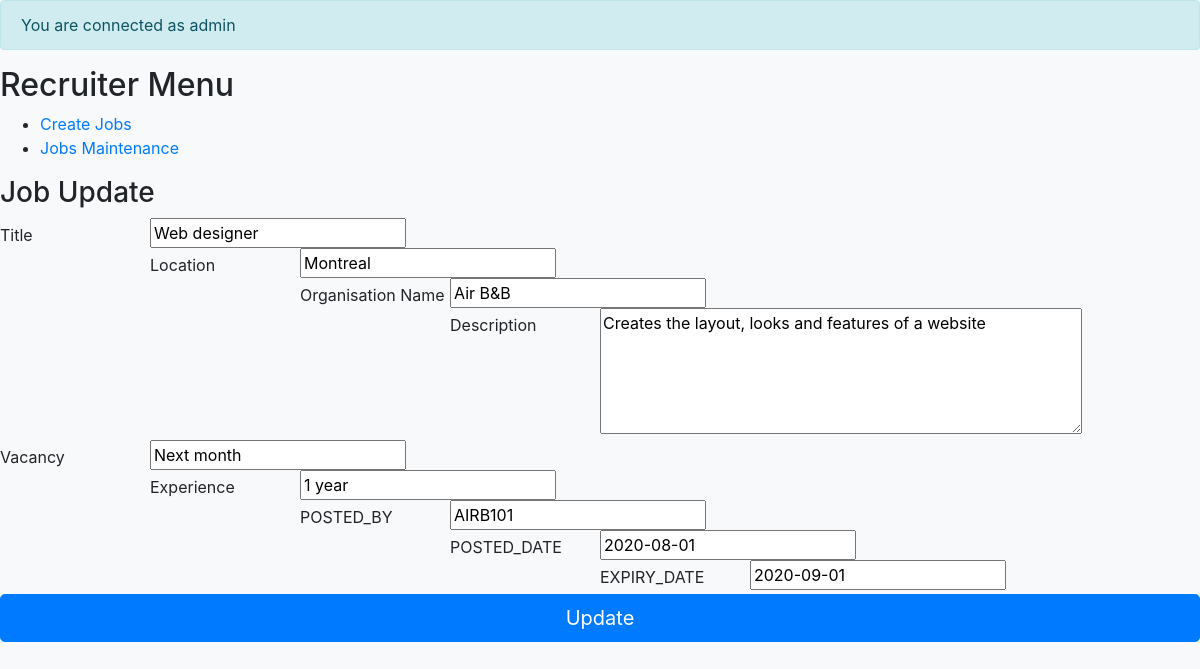
The page /Employer/update-job.php?id=1 (signed in) on the database its author committed.
### tables this page shows
CREATE TABLE `jobs` (
  `JOB_ID` int(11) NOT NULL AUTO_INCREMENT,
  `TITLE` varchar(250) NOT NULL,
  `LOCATION` varchar(20) NOT NULL,
  `ORGANISATION_NAME` varchar(20) NOT NULL,
  `DESCRIPTION` text NOT NULL,
  `VACANCY` varchar(20) NOT NULL,
  `EXPERIENCE` varchar(20) NOT NULL,
  `POSTED_BY` varchar(20) NOT NULL,
  `POSTED_DATE` date NOT NULL,
  `EXPIRY_DATE` date NOT NULL,
  PRIMARY KEY (`JOB_ID`)
);

### config.inc.php (called while the page is built)
<?php
$host = "localhost";
$user = "root";
$password = "root";
$dbname = "career";
try {
  $con = new PDO("mysql:host=$host;dbname=$dbname", $user, $password);
  $con->setAttribute(PDO::ATTR_ERRMODE, PDO::ERRMODE_EXCEPTION);
} catch(PDOException $e) {
  $messages['ERROR'] = "Connection failed: " . $e->getMessage();
}
function my_query($sql){
    global $con;
    try {
      if($result = $con->query($sql)){
        return $result;
      } else {
        echo '<div class="alert alert-danger" role="alert">';
        echo "<h2>SQL ERROR</h2>";
        echo "<p style='color:red;'>".$con->error."</p>
        </div>";
        return false;
      }
    } catch(PDOException $e) {
      $messages['ERROR'] = "SQL Error: " . $e->getMessage();
    }
}

### Employer/job.inc.php (the view, shortened to what this page needs)
<?php
function jobUpdate($id){
    $page = "<h3>Job Update</h3>";
    $sql = "SELECT J.* FROM jobs J WHERE JOB_ID='$id'";
    $result = my_query($sql);
    $job = $result->fetch(PDO::FETCH_ASSOC);
    $page .= '<form method="post">
    <input type="hidden" name="JOB_ID" value="'.$id.'">
    <label for="TITLE">Title</label><input type="text" name="TITLE" id="TITLE" value="'.$job['TITLE'].'" />
    <br>
    <label for="LOCATION">Location</label><input type="text" name="LOCATION" id="LOCATION" value="'.$job['LOCATION'].'"/>
    <br>
    <label for="ORGANISATION_NAME">Organisation Name</label><input type="text" name="ORGANISATION_NAME" id="ORGANISATION_NAME" value="'.$job['ORGANISATION_NAME'].'"/>
    <br>
    <label for="DESCRIPTION">Description</label><textarea name="DESCRIPTION" id="DESCRIPTION" cols="45" rows="5">'.$job['DESCRIPTION'].'</textarea>
    <br>
    <label for="VACANCY">Vacancy</label><input type="text" name="VACANCY" id="VACANCY" value="'.$job['VACANCY'].'"/>
    <br>
    <label for="EXPERIENCE">Experience</label><input type="text" name="EXPERIENCE" id="EXPERIENCE" value="'.$job['EXPERIENCE'].'"/>
    <br>
    <label for="POSTED_BY">POSTED_BY</label><input type="text" name="POSTED_BY" id="POSTED_BY" value="'.$job['POSTED_BY'].'"/>
    <br>
    <label for="POSTED_DATE">POSTED_DATE</label><input type="text" name="POSTED_DATE" id="POSTED_DATE" value="'.$job['POSTED_DATE'].'"/>
    <br>
    <label for="EXPIRY_DATE">EXPIRY_DATE</label><input type="text" name="EXPIRY_DATE" id="EXPIRY_DATE" value="'.$job['EXPIRY_DATE'].'"/>
    <br>
    <button class="btn btn-lg btn-primary btn-block" type="submit" name="cmd" value="update">Update</button>
    </form>';
    return $page;
}
?>

### style.css (style rules this page uses)
form label { float: left; width: 150px; margin-bottom: 5px; margin-top: 5px; }

### rows shown on the page
jobs: TITLE "Web designer", LOCATION "Montreal", ORGANISATION_NAME "Air B&B", DESCRIPTION "Creates the layout, looks and features of a website", VACANCY "Next month", EXPERIENCE "1 year", POSTED_BY "AIRB101", POSTED_DATE "2020-08-01", EXPIRY_DATE "2020-09-01"

### other values the page prints
$message "You are connected as admin"
$msg "Recruiter Menu"
